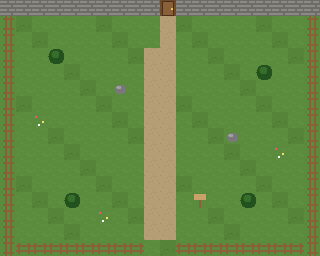

A level layout from a 2D game, rendered from its tile map. Below: a short description, then the map file with its tile-grid data intact:
An orthogonal 20x16 tile map with 16x16 px tiles, 2 tile layers (ground, walls), 1 hidden layer not drawn and 7 objects (4x Marker, 2x Spawn, Portal).

<map version="1.10" tiledversion="1.10.2" orientation="orthogonal" renderorder="right-down" width="20" height="16" tilewidth="16" tileheight="16" infinite="0" nextlayerid="11" nextobjectid="100">
 <tileset firstgid="1" source="../../baseline/tilesets/basic.tsx" />
 <layer id="1" name="ground" width="20" height="16">
  <data encoding="csv">
2,1,1,1,1,2,1,1,1,1,2,1,1,1,1,2,1,1,1,1,
1,2,1,1,1,1,2,1,1,1,4,2,1,1,1,1,2,1,1,1,
1,1,2,1,1,1,1,2,1,1,4,1,2,1,1,1,1,2,1,1,
1,1,1,2,1,1,1,1,2,4,4,1,1,2,1,1,1,1,2,1,
1,1,1,1,2,1,1,1,1,4,4,1,1,1,2,1,1,1,1,2,
2,1,1,1,1,2,1,1,1,4,4,1,1,1,1,2,1,1,1,1,
1,2,1,1,1,1,2,1,1,4,4,2,1,1,1,1,2,1,1,1,
1,1,7,1,1,1,1,2,1,4,4,1,2,1,1,1,1,2,1,1,
1,1,1,2,1,1,1,1,2,4,4,1,1,2,1,1,1,1,2,1,
1,1,1,1,2,1,1,1,1,4,4,1,1,1,2,1,1,7,1,2,
2,1,1,1,1,2,1,1,1,4,4,1,1,1,1,2,1,1,1,1,
1,2,1,1,1,1,2,1,1,4,4,2,1,1,1,1,2,1,1,1,
1,1,2,1,1,1,1,2,1,4,4,1,2,1,1,1,1,2,1,1,
1,1,1,2,1,1,7,1,2,4,4,1,1,2,1,1,1,1,2,1,
1,1,1,1,2,1,1,1,1,4,4,1,1,1,2,1,1,1,1,2,
2,1,1,1,1,2,1,1,1,1,2,1,1,1,1,2,1,1,1,1
  </data>
 </layer>
 <layer id="2" name="walls" width="20" height="16">
  <data encoding="csv">
9,9,9,9,9,9,9,9,9,9,13,9,9,9,9,9,9,9,9,9,
21,0,0,0,0,0,0,0,0,0,0,0,0,0,0,0,0,0,0,21,
21,0,0,0,0,0,0,0,0,0,0,0,0,0,0,0,0,0,0,21,
21,0,0,17,0,0,0,0,0,0,0,0,0,0,0,0,0,0,0,21,
21,0,0,0,0,0,0,0,0,0,0,0,0,0,0,0,17,0,0,21,
21,0,0,0,0,0,0,19,0,0,0,0,0,0,0,0,0,0,0,21,
21,0,0,0,0,0,0,0,0,0,0,0,0,0,0,0,0,0,0,21,
21,0,0,0,0,0,0,0,0,0,0,0,0,0,0,0,0,0,0,21,
21,0,0,0,0,0,0,0,0,0,0,0,0,0,19,0,0,0,0,21,
21,0,0,0,0,0,0,0,0,0,0,0,0,0,0,0,0,0,0,21,
21,0,0,0,0,0,0,0,0,0,0,0,0,0,0,0,0,0,0,21,
21,0,0,0,0,0,0,0,0,0,0,0,0,0,0,0,0,0,0,21,
21,0,0,0,17,0,0,0,0,0,0,0,23,0,0,17,0,0,0,21,
21,0,0,0,0,0,0,0,0,0,0,0,0,0,0,0,0,0,0,21,
21,0,0,0,0,0,0,0,0,0,0,0,0,0,0,0,0,0,0,21,
21,20,20,20,20,20,20,20,20,0,0,20,20,20,20,20,20,20,20,21
  </data>
 </layer>
 <layer id="3" name="collision" width="20" height="16" visible="0">
  <data encoding="csv">
1,1,1,1,1,1,1,1,1,1,0,1,1,1,1,1,1,1,1,1,
1,0,0,0,0,0,0,0,0,0,0,0,0,0,0,0,0,0,0,1,
1,0,0,0,0,0,0,0,0,0,0,0,0,0,0,0,0,0,0,1,
1,0,0,1,0,0,0,0,0,0,0,0,0,0,0,0,0,0,0,1,
1,0,0,0,0,0,0,0,0,0,0,0,0,0,0,0,1,0,0,1,
1,0,0,0,0,0,0,1,0,0,0,0,0,0,0,0,0,0,0,1,
1,0,0,0,0,0,0,0,0,0,0,0,0,0,0,0,0,0,0,1,
1,0,0,0,0,0,0,0,0,0,0,0,0,0,0,0,0,0,0,1,
1,0,0,0,0,0,0,0,0,0,0,0,0,0,1,0,0,0,0,1,
1,0,0,0,0,0,0,0,0,0,0,0,0,0,0,0,0,0,0,1,
1,0,0,0,0,0,0,0,0,0,0,0,0,0,0,0,0,0,0,1,
1,0,0,0,0,0,0,0,0,0,0,0,0,0,0,0,0,0,0,1,
1,0,0,0,1,0,0,0,0,0,0,0,1,0,0,1,0,0,0,1,
1,0,0,0,0,0,0,0,0,0,0,0,0,0,0,0,0,0,0,1,
1,0,0,0,0,0,0,0,0,0,0,0,0,0,0,0,0,0,0,1,
1,1,1,1,1,1,1,1,1,0,0,1,1,1,1,1,1,1,1,1
  </data>
 </layer>
 <objectgroup id="4" name="spawn">
  <object id="1" name="start" type="Spawn" x="160" y="192" width="16" height="16" />
  <object id="2" name="from_hall" type="Spawn" x="160" y="32" width="16" height="16" />
 </objectgroup>
 <objectgroup id="5" name="portals">
  <object id="3" name="hall_door" type="Portal" x="160" y="0" width="16" height="16">
   <properties>
    <property name="target_map" value="gatehouse_hall" />
    <property name="target_spawn" value="from_yard" />
   </properties>
  </object>
 </objectgroup>
 <objectgroup id="10" name="markers">
  <object id="10" name="keeper_post" type="Marker" x="112" y="144" width="16" height="16" />
  <object id="11" name="hall_door" type="Marker" x="160" y="16" width="16" height="16" />
  <object id="12" name="gate_arch" type="Marker" x="144" y="224" width="32" height="16" />
  <object id="13" name="bench" type="Marker" x="224" y="160" width="16" height="16" />
 </objectgroup>
</map>
